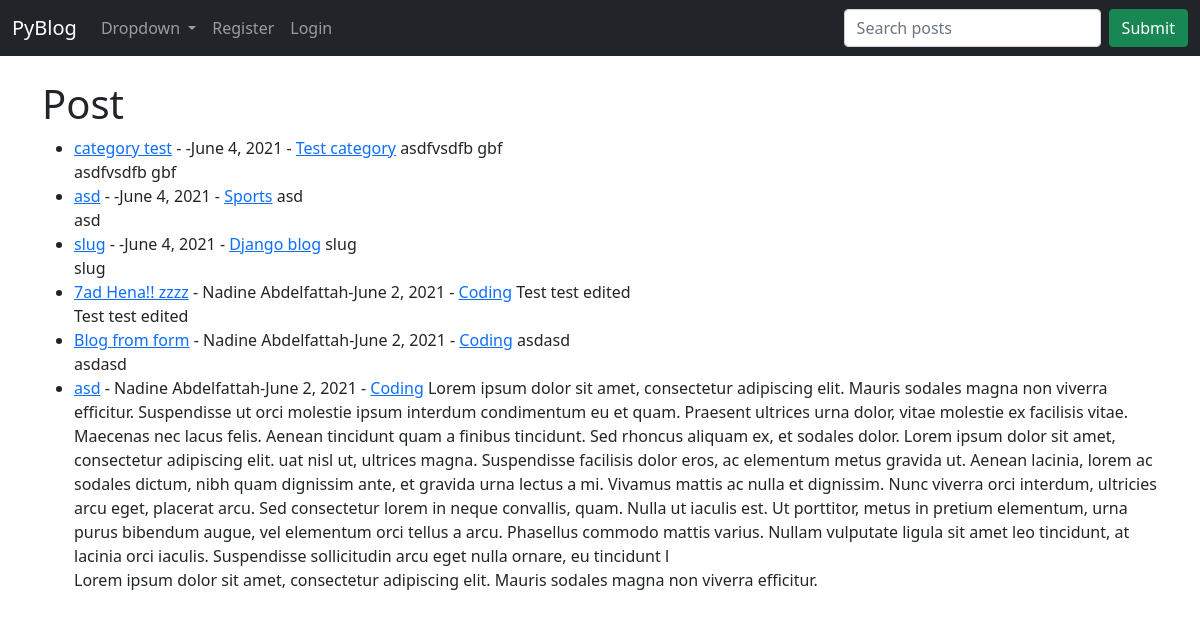
The page / on the database its author committed.
### theblog/models.py (models this page shows, shortened)
class Post(models.Model):
    title = models.CharField(max_length=255)
    title_tag = models.CharField(max_length=255)
    author = models.ForeignKey(User, on_delete=models.CASCADE)
    body = models.TextField()
    post_date = models.DateField(auto_now_add=True)
    category = models.CharField(max_length=255, default='Coding')

### theblog/views.py (the view)
# urls.py: path('', HomeView.as_view(), name="home"),
class HomeView(ListView):
    model = Post
    template_name = 'home.html'
    ordering = ['-post_date']

### theblog/templates/home.html (shortened to what this page needs)
{% extends 'base.html' %}
{% block content %}
<h1>Post</h1>
<ul>
    {% for post in object_list %}
    <li>
        <a href="{% url 'article-detail' post.pk %}">{{ post.title }}</a> - {{ post.author.first_name }}
        {{ post.author.last_name }}-{{ post.post_date }} - <a href="{% url 'category' post.category|slugify %}">{{ post.category }}</a>
        {{post.body}}</li>
    {{ post.body|slice:":100"|safe }}
    {% endfor %}
</ul>
{% endblock %}

### theblog/templates/base.html (shortened to what this page needs)
<!doctype html>
<html lang="en">
  <head>
    <link href="https://cdn.jsdelivr.net/npm/bootstrap@5.0.1/dist/css/bootstrap.min.css" rel="stylesheet">
  </head>
  <body>
  <nav class="navbar navbar-expand-lg navbar-dark bg-dark">
  <div class="container-fluid">
    <a class="navbar-brand" href="{% url 'home' %}">PyBlog</a>
    <div class="collapse navbar-collapse" id="navbarSupportedContent">
      <ul class="navbar-nav me-auto mb-2 mb-lg-0">
        <li class="nav-item dropdown">
          <a class="nav-link dropdown-toggle" href="#" id="navbarDropdown" role="button" data-bs-toggle="dropdown" aria-expanded="false">
            Dropdown
          </a>
        </li>
        {% if user.is_authenticated %}
          <li class="nav-item">
            <a class="nav-link" href="{% url 'add_post' %}">Add Post</a>
          </li>
          <li class="nav-item">
            <a class="nav-link" href="{% url 'add_category' %}">Add Category</a>
          </li>
          <li class="nav-item">
            <a class="nav-link" href="{% url 'logout' %}">Logout</a>
          </li>
        {% else %}
          <li class="nav-item">
           <a class="nav-link" href="{% url 'register' %}">Register</a>
          </li>
          <li class="nav-item">
            <a class="nav-link" href="{% url 'login' %}">Login</a>
          </li>
        {% endif %}
      </ul>
      <form class="d-flex" method="POST" action="{% url 'search_posts' %}">
        <input type="search" class="form-control me-2" placeholder="Search posts" name="searched"/>
        <button class="btn btn-success" type="submit">Submit</button>
      </form>
    </div>
  </div>
</nav>
  <br>
    <div class="container">
      {% block content %}
      {% endblock %}
    </div>
  </body>
</html>

### rows shown on the page
Post: title "category test", post_date "June 4, 2021", category "Test category", body "asdfvsdfb gbf"
Post: title "asd", post_date "June 4, 2021", category "Sports", body "asd"
Post: title "slug", post_date "June 4, 2021", category "Django blog", body "slug"
Post: title "7ad Hena!! zzzz", author.first_name "Nadine", author.last_name "Abdelfattah", post_date "June 2, 2021", category "Coding", body "Test test edited"
Post: title "Blog from form", author.first_name "Nadine", author.last_name "Abdelfattah", post_date "June 2, 2021", category "Coding", body "asdasd"
Post: title "asd", author.first_name "Nadine", author.last_name "Abdelfattah", post_date "June 2, 2021", category "Coding", body "Lorem ipsum dolor sit amet, consectetur adipiscing elit. Mauris sodales magna non viverra efficitur. Suspendisse ut orci molestie ipsum interdum condimentum eu et quam. Praesent ultrices urna dolor, vitae molestie ex facilisis vitae. Maecenas nec lacus felis. Aenean tincidunt quam a finibus tincidunt. Sed rhoncus aliquam ex, et sodales dolor. Lorem ipsum dolor sit amet, consectetur adipiscing elit. uat nisl ut, ultrices magna. Suspendisse facilisis dolor eros, ac elementum metus gravida ut. Aenean lacinia, lorem ac sodales dictum, nibh quam dignissim ante, et gravida urna lectus a mi. Vivamus mattis ac nulla et dignissim. Nunc viverra orci interdum, ultricies arcu eget, placerat arcu. Sed…", body "Lorem ipsum dolor sit amet, consectetur adipiscing elit. Mauris sodales magna non viverra efficitur."
